Frame 1 (no input): blank canvas, image omitted
Frame 60 (the mouse pressed at the canvas centre just before this capture): blank canvas, image omitted
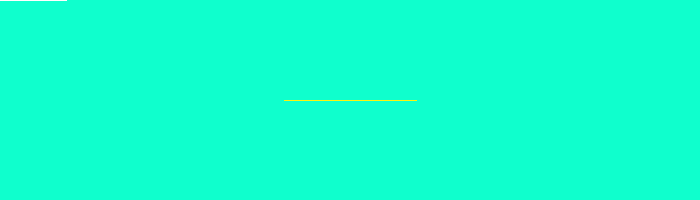
Frame 120 (the mouse held since frame 60 and released just before this capture)

The Processing sketch whose frames 1 and 60 were blank and that drew this single picture after the mouse press (run headless with seeded random() and noise(); from frame 60 on, the mouse is pressed at the canvas centre):

// Processing sketch: processing_58974
// ── processing_58974.pde


void setup() {
  size(700, 200);
  fill(126);
  background(15, 255, 205);
}

void draw() {
  if(mousePressed) {
    stroke(255,244,13);
  } else {
    stroke(255);
  }
  line(mouseX-66, mouseY, mouseX+66, mouseY);
}
